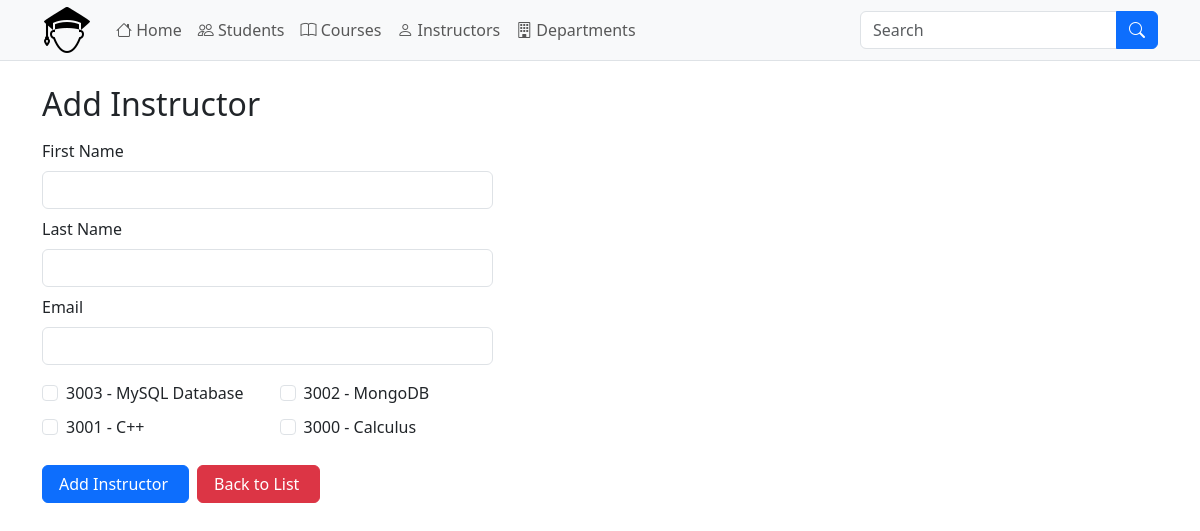
/add-instructor.php, run on the app's committed database.
### tables this page shows
CREATE TABLE `courses` (
  `course_id` int(11) NOT NULL,
  `course_number` int(11) NOT NULL,
  `course_name` varchar(100) DEFAULT NULL,
  `credits` int(11) NOT NULL,
  `instructor_id` int(11) DEFAULT NULL,
  `department_id` int(11) DEFAULT NULL,
  `created_at` timestamp NOT NULL DEFAULT current_timestamp(),
  `updated_at` timestamp NOT NULL DEFAULT current_timestamp() ON UPDATE current_timestamp()
);

### classes/Db.php (called while the page is built, shortened)
<?php
class DB
{
    private $hostName = 'localhost';
    private $dbUser = 'root';
    private $dbPass = '';
    private $dbName = 'student_management_system';
    private $options = [];
    protected $conn;
    public function __construct()
    {
        if (!isset($this->conn)) {
            try {
                $this->conn = new PDO("mysql:host=" . $this->hostName . "; dbname=" . $this->dbName, $this->dbUser, $this->dbPass, $this->options);
            } catch (PDOException $e) {
                die($e->getMessage());
            }
        }
        return $this->conn;
    }
}

### classes/Course.php (called while the page is built, shortened)
<?php
include_once 'Db.php';
class Course extends DB
{
    public function getCourses()
    {
        try {
            $stmt = $this->conn->prepare(
                "SELECT c.course_id, c.course_number, c.course_name, c.credits,
                        d.department_name
                FROM courses c
                LEFT JOIN departments d
                ON c.department_id = d.department_id
                ORDER BY c.course_id DESC"
            );
            $stmt->execute();
            return $stmt->fetchAll(PDO::FETCH_ASSOC);
        } catch (PDOException $e) {
            $this->output = $e->getMessage();
            return $this->output;
        }
    }
}

### add-instructor.php (the view, shortened to what this page needs)
<?php
include './classes/Course.php';
$courses = new Course();
?>
<?php include './includes/header.php'; ?>
<div class="container pb-5">
    <div class="row">
        <div class="col-12 col-lg-5">
            <h2 class="mt-4 mb-3">Add Instructor</h2>
            <form action="" method="post" novalidate>
                <div class="form-group mb-2">
                    <label for="first_name" class="form-label">First Name</label>
                    <input type="text" name="first_name" value="<?php if (isset($_POST['first_name'])) echo $_POST['first_name'] ?>" class="form-control" id="first_name">
                </div>
                <div class="form-group mb-2">
                    <label for="last_name" class="form-label">Last Name</label>
                    <input type="text" name="last_name" value="<?php if (isset($_POST['last_name'])) echo $_POST['last_name'] ?>" class="form-control" id="last_name">
                </div>
                <div class="form-group mb-3">
                    <label for="email" class="form-label">Email</label>
                    <input type="email" name="email" value="<?php if (isset($_POST['email'])) echo $_POST['email'] ?>" class="form-control" id="email">
                </div>
                <div class="row row-cols-2 gy-2">
                    <?php foreach ($courses->getCourses() as $course) : ?>
                        <?php
                        $isSelected = false;
                        ?>
                        <div class="col">
                            <div class="form-check">
                                <input type="checkbox" name="selected_courses[]" class="form-check-input" id="course<?= $course['course_number'] ?>" value="<?= $course['course_number'] ?>" <?= $isSelected ? 'checked' : '' ?>>
                                <label class="form-check-label" for="course<?= $course['course_number'] ?>">
                                    <?= $course['course_number'] ?> - <?= $course['course_name'] ?>
                                </label>
                            </div>
                        </div>
                    <?php endforeach; ?>
                </div>
                <div class="mt-4 d-flex gap-2">
                    <button type="submit" name="submit" class="btn btn-primary custom">Add Instructor</button>
                    <a href="instructors.php" class="btn btn-danger custom">Back to List</a>
                </div>
            </form>
        </div>
    </div>
</div>
<?php include './includes/footer.php'; ?>

### assets/css/styles.css (style rules this page uses)
.btn.custom { padding-left: 1rem !important; padding-right: 1.25rem !important; }

### data on the page
courses: course_number "3003", course_name "MySQL Database"
courses: course_number "3002", course_name "MongoDB"
courses: course_number "3001", course_name "C++"
courses: course_number "3000", course_name "Calculus"
